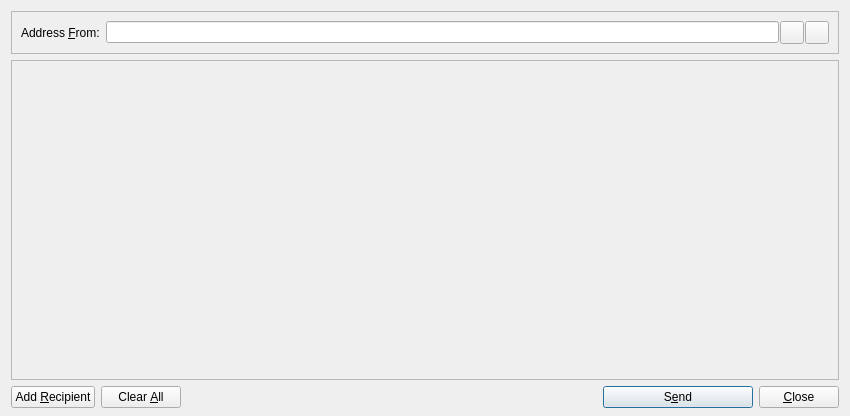
<?xml version="1.0" encoding="UTF-8"?>
<ui version="4.0">
 <class>SendMessagesDialog</class>
 <widget class="QDialog" name="SendMessagesDialog">
  <property name="geometry">
   <rect>
    <x>0</x>
    <y>0</y>
    <width>850</width>
    <height>416</height>
   </rect>
  </property>
  <property name="windowTitle">
   <string>Send Messages</string>
  </property>
  <layout class="QVBoxLayout" name="verticalLayout" stretch="0,1,0">
   <property name="bottomMargin">
    <number>8</number>
   </property>
   <item>
    <widget class="QFrame" name="frameAddressFrom">
     <property name="sizePolicy">
      <sizepolicy hsizetype="Expanding" vsizetype="Expanding">
       <horstretch>0</horstretch>
       <verstretch>0</verstretch>
      </sizepolicy>
     </property>
     <property name="maximumSize">
      <size>
       <width>16777215</width>
       <height>16777215</height>
      </size>
     </property>
     <property name="frameShape">
      <enum>QFrame::StyledPanel</enum>
     </property>
     <property name="frameShadow">
      <enum>QFrame::Sunken</enum>
     </property>
     <layout class="QHBoxLayout" name="horizontalLayout_3">
      <item>
       <widget class="QLabel" name="addressFromLabel">
        <property name="styleSheet">
         <string notr="true">QLabel {
        background-color: transparent;
        color: black;
        font-weight: normal;
}</string>
        </property>
        <property name="text">
         <string>Address &amp;From:</string>
        </property>
        <property name="buddy">
         <cstring>addressFrom</cstring>
        </property>
       </widget>
      </item>
      <item>
       <layout class="QHBoxLayout" name="horizontalLayout_4">
        <property name="spacing">
         <number>1</number>
        </property>
        <item>
         <widget class="QValidatedLineEdit" name="addressFrom"/>
        </item>
        <item>
         <widget class="QToolButton" name="addressBookButton">
          <property name="toolTip">
           <string>Choose address from address book</string>
          </property>
          <property name="text">
           <string/>
          </property>
          <property name="icon">
           <iconset resource="../bitcoin.qrc">
            <normaloff>:/icons/address-book</normaloff>:/icons/address-book</iconset>
          </property>
          <property name="shortcut">
           <string>Alt+A</string>
          </property>
         </widget>
        </item>
        <item>
         <widget class="QToolButton" name="pasteButton">
          <property name="toolTip">
           <string>Paste address from clipboard</string>
          </property>
          <property name="text">
           <string/>
          </property>
          <property name="icon">
           <iconset resource="../bitcoin.qrc">
            <normaloff>:/icons/editpaste</normaloff>:/icons/editpaste</iconset>
          </property>
          <property name="shortcut">
           <string>Alt+P</string>
          </property>
         </widget>
        </item>
       </layout>
      </item>
     </layout>
    </widget>
   </item>
   <item>
    <widget class="QScrollArea" name="scrollArea">
     <property name="widgetResizable">
      <bool>true</bool>
     </property>
     <widget class="QWidget" name="scrollAreaWidgetContents">
      <property name="geometry">
       <rect>
        <x>0</x>
        <y>0</y>
        <width>828</width>
        <height>268</height>
       </rect>
      </property>
      <layout class="QVBoxLayout" name="verticalLayout_2">
       <property name="leftMargin">
        <number>0</number>
       </property>
       <property name="topMargin">
        <number>0</number>
       </property>
       <property name="rightMargin">
        <number>0</number>
       </property>
       <property name="bottomMargin">
        <number>0</number>
       </property>
       <item>
        <layout class="QVBoxLayout" name="entries">
         <property name="spacing">
          <number>6</number>
         </property>
        </layout>
       </item>
       <item>
        <spacer name="verticalSpacer">
         <property name="orientation">
          <enum>Qt::Vertical</enum>
         </property>
         <property name="sizeHint" stdset="0">
          <size>
           <width>20</width>
           <height>40</height>
          </size>
         </property>
        </spacer>
       </item>
      </layout>
     </widget>
    </widget>
   </item>
   <item>
    <layout class="QHBoxLayout" name="horizontalLayout">
     <item>
      <widget class="QPushButton" name="addButton">
       <property name="toolTip">
        <string>Send to multiple recipients at once</string>
       </property>
       <property name="text">
        <string>Add &amp;Recipient</string>
       </property>
       <property name="icon">
        <iconset resource="../bitcoin.qrc">
         <normaloff>:/icons/add</normaloff>:/icons/add</iconset>
       </property>
       <property name="autoDefault">
        <bool>false</bool>
       </property>
      </widget>
     </item>
     <item>
      <widget class="QPushButton" name="clearButton">
       <property name="sizePolicy">
        <sizepolicy hsizetype="Minimum" vsizetype="Fixed">
         <horstretch>0</horstretch>
         <verstretch>0</verstretch>
        </sizepolicy>
       </property>
       <property name="toolTip">
        <string>Remove all transaction fields</string>
       </property>
       <property name="text">
        <string>Clear &amp;All</string>
       </property>
       <property name="icon">
        <iconset resource="../bitcoin.qrc">
         <normaloff>:/icons/remove</normaloff>:/icons/remove</iconset>
       </property>
       <property name="autoRepeatDelay">
        <number>300</number>
       </property>
       <property name="autoDefault">
        <bool>false</bool>
       </property>
      </widget>
     </item>
     <item>
      <spacer name="horizontalSpacer">
       <property name="orientation">
        <enum>Qt::Horizontal</enum>
       </property>
       <property name="sizeHint" stdset="0">
        <size>
         <width>40</width>
         <height>20</height>
        </size>
       </property>
      </spacer>
     </item>
     <item>
      <widget class="QPushButton" name="sendButton">
       <property name="minimumSize">
        <size>
         <width>150</width>
         <height>0</height>
        </size>
       </property>
       <property name="toolTip">
        <string>Confirm the send action</string>
       </property>
       <property name="text">
        <string>S&amp;end</string>
       </property>
       <property name="icon">
        <iconset resource="../bitcoin.qrc">
         <normaloff>:/icons/send</normaloff>:/icons/send</iconset>
       </property>
       <property name="default">
        <bool>true</bool>
       </property>
      </widget>
     </item>
     <item>
      <widget class="QPushButton" name="closeButton">
       <property name="text">
        <string>&amp;Close</string>
       </property>
       <property name="icon">
        <iconset resource="../bitcoin.qrc">
         <normaloff>:/icons/quit</normaloff>:/icons/quit</iconset>
       </property>
      </widget>
     </item>
    </layout>
   </item>
  </layout>
 </widget>
 <customwidgets>
  <customwidget>
   <class>QValidatedLineEdit</class>
   <extends>QLineEdit</extends>
   <header>qvalidatedlineedit.h</header>
  </customwidget>
 </customwidgets>
 <resources>
  <include location="../bitcoin.qrc"/>
 </resources>
 <connections/>
</ui>
